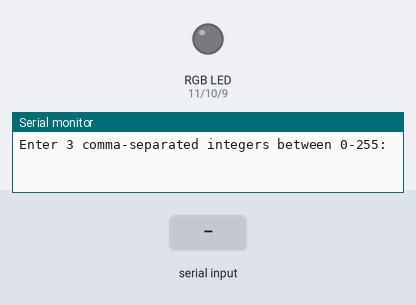
The sketch below on a simulated Arduino Uno, built with avr-gcc and run on an emulated ATmega328P. Shown: an RGB LED mixed from three pins (HIGH = lit), the last lines printed to the serial monitor. The test bench sets the inputs (shaded band). Dim RGB values are drawn brighter than linear.

Above: at 1.2 s.
1.3 s: "90,45,200\n" received over Serial
At 1.7 s:
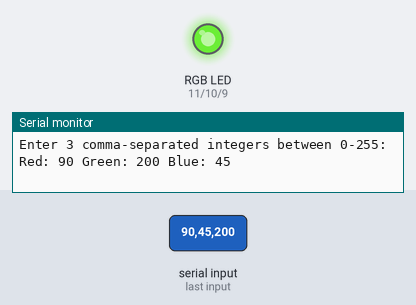
2.8 s: "30,150,10\n" received over Serial
At 3.9 s:
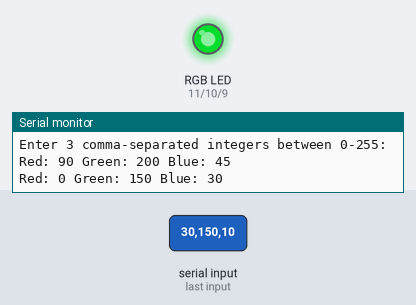
5.8 s: "90,45\n" received over Serial
At 8.0 s:
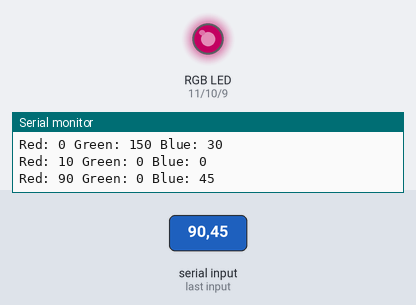
8.3 s: "30,150\n" received over Serial
At 10.0 s:
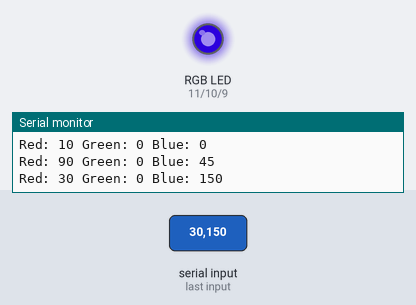
10.8 s: "90\n" received over Serial
At 13.6 s:
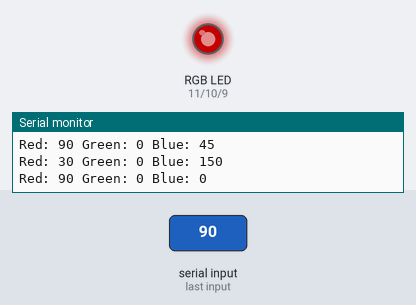
13.8 s: "200\n" received over Serial
At 16.1 s:
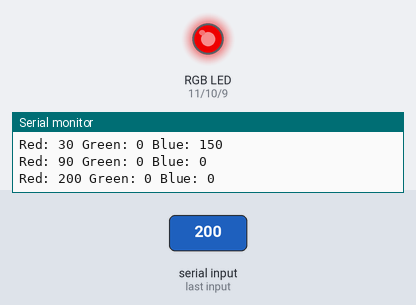
Timing chart, 0 to 17.6 s (numbered marks = the images above; inputs shaded):
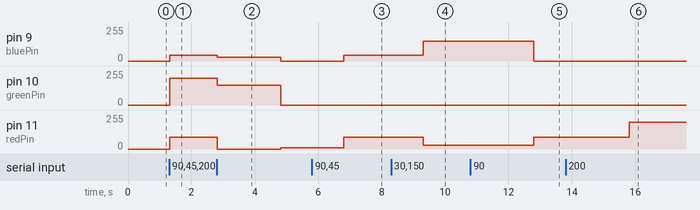

Measured:
- after the input at 1.3 s, pin 9 (bluePin): 0/255 → 45/255 at once; pin 10 (greenPin): 0/255 → 200/255 at once; pin 11 (redPin): 0/255 → 90/255 at once
- after the input at 2.8 s, pin 9 (bluePin): 45/255 → 30/255 at once, → 0/255 2.0 s later; pin 10 (greenPin): 200/255 → 150/255 at once, → 0/255 2.0 s later; pin 11 (redPin): 90/255 → 0/255 after 0.01 s instead of 1.5 s
- after the input at 5.8 s, pin 9 (bluePin): 0/255 → 45/255 after 1.0 s; pin 11 (redPin): 10/255 → 90/255 after 1.0 s
- after the input at 8.3 s, pin 9 (bluePin): 45/255 → 150/255 after 1.0 s; pin 11 (redPin): 90/255 → 30/255 after 1.0 s
- after the input at 10.8 s, pin 9 (bluePin): 150/255 → 0/255 after 2.0 s; pin 11 (redPin): 30/255 → 90/255 after 2.0 s
- after the input at 13.8 s, pin 11 (redPin): 90/255 → 200/255 after 2.0 s

The sketch:

ex7.ino
```cpp
/*

Exercise 7: Read an ASCII-encoded string
This code prompts the user to enter three comma-separated integers.
These integers are in turn used to control the RGB value of an RGB LED.

Created 07 jan 2026
by Anssi Sohlman and Amal Almis

*/

// Following pins are PWM
int redPin = 11;
int greenPin = 10;
int bluePin = 9;

void setup() {
  Serial.begin(9600);
  while(!Serial);
  Serial.println("Enter 3 comma-separated integers between 0-255: ");

  // Set pin modes
  pinMode(redPin, OUTPUT);
  pinMode(greenPin, OUTPUT);
  pinMode(bluePin, OUTPUT);
}

void loop() {
  if (Serial.available() > 0){
    int redVal = Serial.parseInt();         // read first integer (red)
    int blueVal = Serial.parseInt();        // read second integer (blue)
    int greenVal = Serial.parseInt();       // read third integer (green)
    printRGBval(redVal, blueVal, greenVal); // prints the decimal RGB value to serial
    updateLED(redVal, blueVal, greenVal);   // update LED with the entered RGB value
  }
}

void printRGBval(int redVal, int blueVal, int greenVal){   // Prints RGB value
  Serial.print("Red: ");
  Serial.print(redVal);
  Serial.print(" ");

  Serial.print("Green: ");
  Serial.print(greenVal);
  Serial.print(" ");

  Serial.print("Blue: ");
  Serial.print(blueVal);
  Serial.print(" ");

  Serial.println("");
}

void updateLED(int redVal, int blueVal, int greenVal){ // Updates the LED color
  analogWrite(redPin, redVal);
  analogWrite(bluePin, blueVal);
  analogWrite(greenPin, greenVal);
}
```
